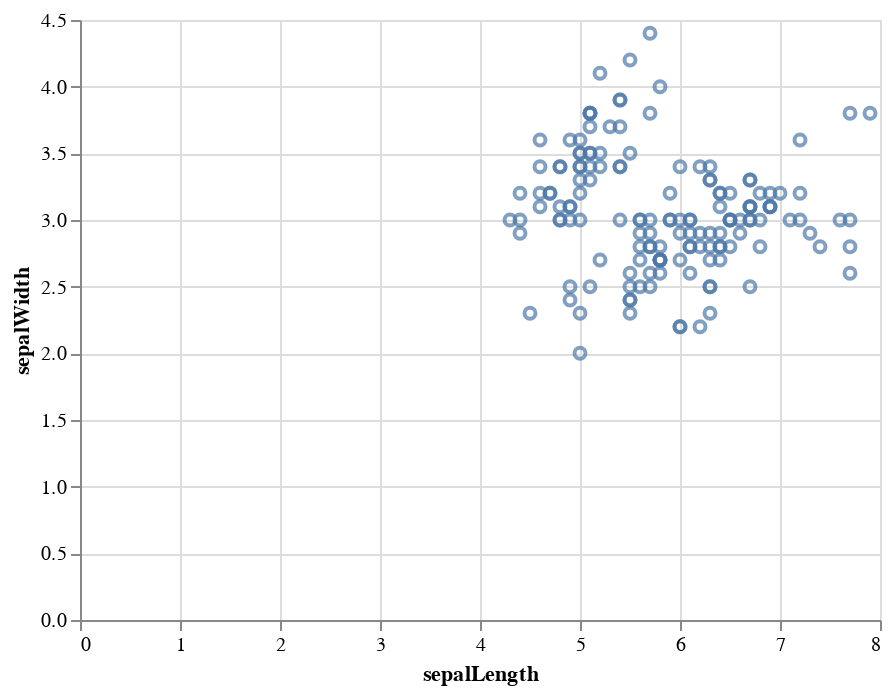

This figure's notebook cell:
### Code cell
df = data.iris()
alt.Chart(df).encode(x="sepalLength", y="sepalWidth").mark_point().interactive()

### Figure 1 — Vega-Lite specification as saved in the notebook (floating-point values rounded to 4 significant figures; data arrays with more than 128 entries replaced by an {"elided": "..."} marker saying what was removed)
{"$schema": "https://vega.github.io/schema/vega-lite/v4.17.0.json", "config": {"view": {"continuousHeight": 300, "continuousWidth": 400}}, "data": {"name": "data-a264acbd6e539a8b3afc0cb5f240fb57"}, "datasets": {"data-a264acbd6e539a8b3afc0cb5f240fb57": {"elided": "150 records"}}, "encoding": {"x": {"field": "sepalLength", "type": "quantitative"}, "y": {"field": "sepalWidth", "type": "quantitative"}}, "mark": "point", "selection": {"selector001": {"bind": "scales", "encodings": ["x", "y"], "type": "interval"}}}
